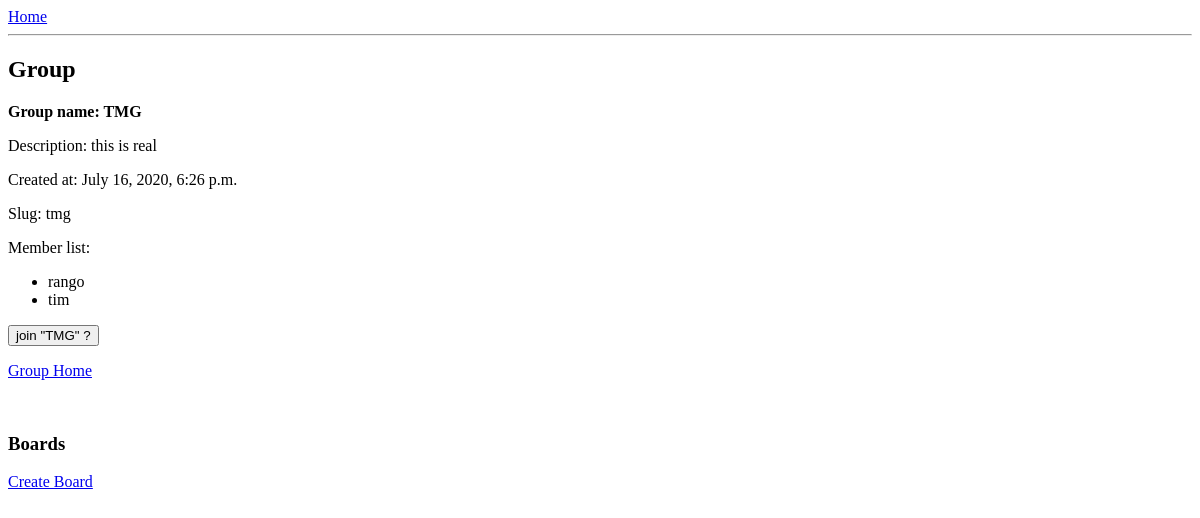
The page /group/tmg/ on the database as committed earlier.
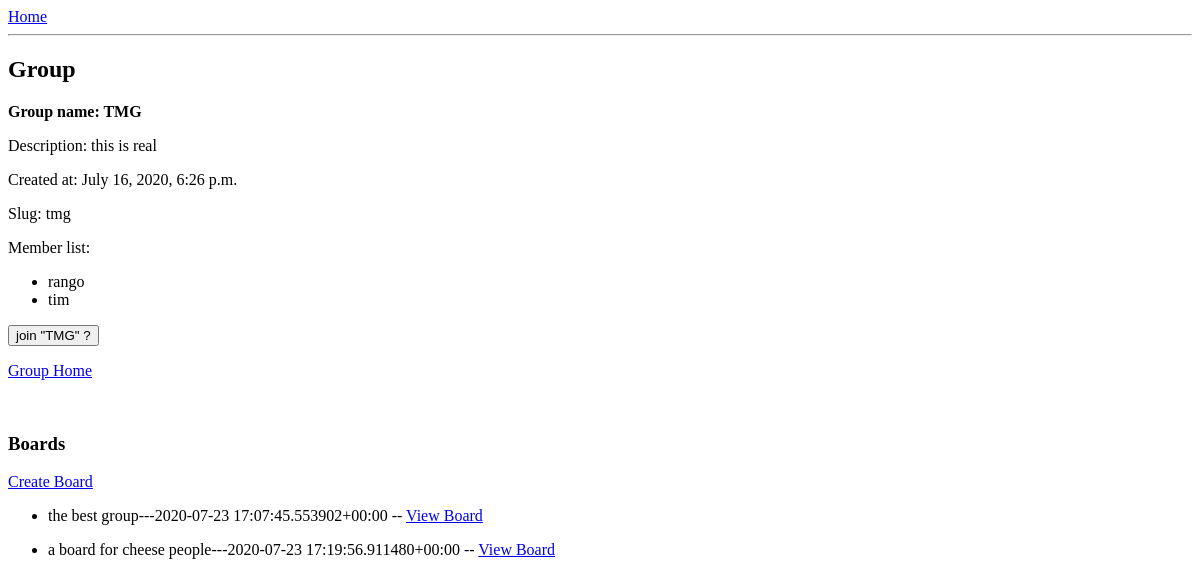
The same page on the database as committed later.
### group/models.py (models this page shows, shortened)
class Group(models.Model):
    name = models.CharField(max_length=50, unique=True)
    description = models.CharField(max_length=200)
    created_at = models.DateTimeField(auto_now=True)
    created_by = models.ForeignKey(CustomUser, on_delete=models.CASCADE, related_name='group_creator', default=0)
    slug = models.SlugField(unique=True, default="group_outdated")
    members = models.ManyToManyField(
        CustomUser,
        through="Membership",
        through_fields=('group', 'person')
        )
    def __str__(self):
        return str(self.name)

class Board(models.Model):
    topic = models.CharField(max_length=255)
    description = models.CharField(max_length=1000, default='')
    last_updated = models.DateTimeField(auto_now_add=True)
    group = models.ForeignKey(Group, on_delete=models.CASCADE)
    starter = models.ForeignKey(CustomUser, on_delete=models.CASCADE)
    def __str__(self):
        return str(self.topic + "---" + str(self.last_updated))

### users/models.py (models this page shows, shortened)
class CustomUser(AbstractUser):
    slug = models.SlugField(unique=True, default="user_account_outdated")
    friend_list = models.ManyToManyField('CustomUser')
    def __str__(self):
        return self.username

### group/views.py (the view)
# urls.py: path('<slug:the_slug>/', ViewGroup.as_view(), name="viewgroup"),
class ViewGroup(DetailView):
    model = Group
    template_name = 'view_group.html'
    slug_url_kwarg = 'the_slug'
    slug_field = 'slug'
    def get_context_data(self, **kwargs):
        context = super().get_context_data(**kwargs)
        return context

### templates/view_group.html (shortened to what this page needs)
{% extends 'base.html' %}
{% block content %}
<h2>Group</h2>
<div>
    <p>
        <p style="font-weight: bold;">Group name: {{ group.name }}</p>
        <p>Description: {{ group.description }}</p>
        <p>Created at: {{ group.created_at }}</p>
        <p>Slug: {{ group.slug }}</p>
        <p>Member list: </p>
        <ul>
        {% for member in group.members.all %}
            <li> {{ member }}</li>
        {% endfor %}
        </ul>
    </p>
</div>
<div>
    {% if not user in group.members.all %}
    <form method="POST" action="joingroup" group="{{ group }}">
        <input type='submit' value='join "{{ group.name }}" ?' />
    </form>
    {% endif %}
</div>
<p><a href="{% url 'grouphome' %}">Group Home</a></p>
<br>
<h3>Boards</h3>
<p><a href="{% url 'createboard' group.slug %}">Create Board</a></p>
{% for board in group.board_set.all %}
    <ul>
        <li> {{ board }} -- <a href="{% url 'viewboard' group.slug board.id %}">View Board</a></li>
    </ul>
{% endfor %}
{% endblock %}

### templates/base.html (shortened to what this page needs)
<!DOCTYPE html>
<html>
<head>
  <a href="{% url 'home' %}">Home</a>
  <hr>
</head>
<body>
  <main>
    {% block content %}
    {% endblock %}
  </main>
</body>
</html>

Rows that differ between the two databases and show on the page:
added Board: topic+last_updated "the best group---2020-07-23 17:07:45.553902+00:00"
added Board: topic+last_updated "a board for cheese people---2020-07-23 17:19:56.911480+00:00"
